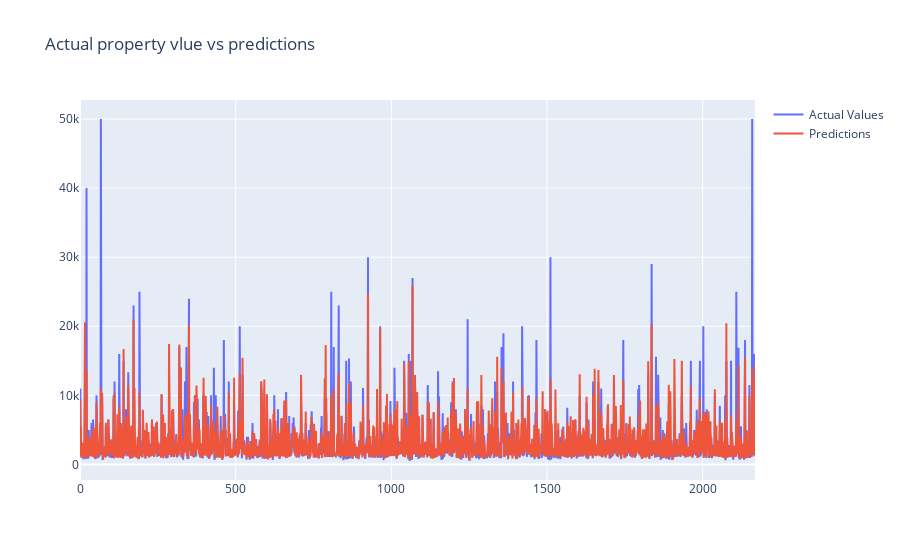

The notebook cell saved with this chart:
### Code cell
#Valores preditos vs valores reais nos dados que não foram utilizados para teste.
fig = go.Figure(data=[go.Scatter(y=y_test.values, name='Actual Values'),
                      go.Scatter(y=final_model_predictions, name='Predictions')])
fig.update_layout(title = 'Actual property vlue vs predictions')
fig.show()

### Figure 1 — Plotly figure (JSON) as saved in the notebook; plotly's stock layout.template omitted (floating-point values rounded to 4 significant figures; data arrays with more than 128 entries replaced by an {"elided": "..."} marker saying what was removed)
{"data": [{"name": "Actual Values", "type": "scatter", "y": {"elided": "2169 int values"}}, {"name": "Predictions", "type": "scatter", "y": {"elided": "2169 float values"}}], "layout": {"autosize": true, "title": {"text": "Actual property vlue vs predictions"}, "xaxis": {"autorange": true, "range": [0, 2168]}, "yaxis": {"autorange": true, "range": [-2250, 52750], "type": "linear"}}}
